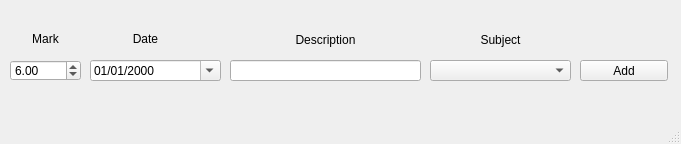
<?xml version="1.0" encoding="UTF-8"?>
<ui version="4.0">
 <class>addMKClass</class>
 <widget class="QMainWindow" name="addMKClass">
  <property name="geometry">
   <rect>
    <x>0</x>
    <y>0</y>
    <width>681</width>
    <height>144</height>
   </rect>
  </property>
  <property name="windowTitle">
   <string>Add a Mark</string>
  </property>
  <property name="windowIcon">
   <iconset resource="../resources/res.qrc">
    <normaloff>:/imgs/images/window_icon.ico</normaloff>:/imgs/images/window_icon.ico</iconset>
  </property>
  <widget class="QWidget" name="centralwidget">
   <widget class="QLineEdit" name="lnDescription">
    <property name="geometry">
     <rect>
      <x>230</x>
      <y>60</y>
      <width>191</width>
      <height>21</height>
     </rect>
    </property>
   </widget>
   <widget class="QPushButton" name="btnInsertMark">
    <property name="geometry">
     <rect>
      <x>580</x>
      <y>60</y>
      <width>88</width>
      <height>21</height>
     </rect>
    </property>
    <property name="text">
     <string>Add</string>
    </property>
   </widget>
   <widget class="QComboBox" name="cbnSubject">
    <property name="geometry">
     <rect>
      <x>430</x>
      <y>60</y>
      <width>141</width>
      <height>21</height>
     </rect>
    </property>
   </widget>
   <widget class="QLabel" name="label">
    <property name="geometry">
     <rect>
      <x>20</x>
      <y>30</y>
      <width>51</width>
      <height>18</height>
     </rect>
    </property>
    <property name="text">
     <string>Mark</string>
    </property>
    <property name="alignment">
     <set>Qt::AlignCenter</set>
    </property>
   </widget>
   <widget class="QLabel" name="label_2">
    <property name="geometry">
     <rect>
      <x>90</x>
      <y>30</y>
      <width>111</width>
      <height>18</height>
     </rect>
    </property>
    <property name="text">
     <string>Date</string>
    </property>
    <property name="alignment">
     <set>Qt::AlignCenter</set>
    </property>
   </widget>
   <widget class="QLabel" name="label_3">
    <property name="geometry">
     <rect>
      <x>230</x>
      <y>30</y>
      <width>191</width>
      <height>20</height>
     </rect>
    </property>
    <property name="text">
     <string>Description</string>
    </property>
    <property name="alignment">
     <set>Qt::AlignCenter</set>
    </property>
   </widget>
   <widget class="QLabel" name="label_4">
    <property name="geometry">
     <rect>
      <x>430</x>
      <y>30</y>
      <width>141</width>
      <height>20</height>
     </rect>
    </property>
    <property name="text">
     <string>Subject</string>
    </property>
    <property name="alignment">
     <set>Qt::AlignCenter</set>
    </property>
   </widget>
   <widget class="QDateTimeEdit" name="dtMark">
    <property name="geometry">
     <rect>
      <x>90</x>
      <y>60</y>
      <width>131</width>
      <height>21</height>
     </rect>
    </property>
    <property name="displayFormat">
     <string>dd/MM/yyyy</string>
    </property>
    <property name="calendarPopup">
     <bool>true</bool>
    </property>
   </widget>
   <widget class="QLabel" name="lblQueryStatus">
    <property name="geometry">
     <rect>
      <x>10</x>
      <y>90</y>
      <width>661</width>
      <height>20</height>
     </rect>
    </property>
    <property name="text">
     <string/>
    </property>
    <property name="alignment">
     <set>Qt::AlignCenter</set>
    </property>
   </widget>
   <widget class="QDoubleSpinBox" name="spnMark">
    <property name="geometry">
     <rect>
      <x>10</x>
      <y>60</y>
      <width>71</width>
      <height>21</height>
     </rect>
    </property>
    <property name="minimum">
     <double>1.000000000000000</double>
    </property>
    <property name="maximum">
     <double>10.000000000000000</double>
    </property>
    <property name="value">
     <double>6.000000000000000</double>
    </property>
   </widget>
  </widget>
  <widget class="QStatusBar" name="statusbar"/>
 </widget>
 <tabstops>
  <tabstop>spnMark</tabstop>
  <tabstop>dtMark</tabstop>
  <tabstop>lnDescription</tabstop>
  <tabstop>cbnSubject</tabstop>
  <tabstop>btnInsertMark</tabstop>
 </tabstops>
 <resources>
  <include location="../resources/res.qrc"/>
 </resources>
 <connections/>
</ui>
